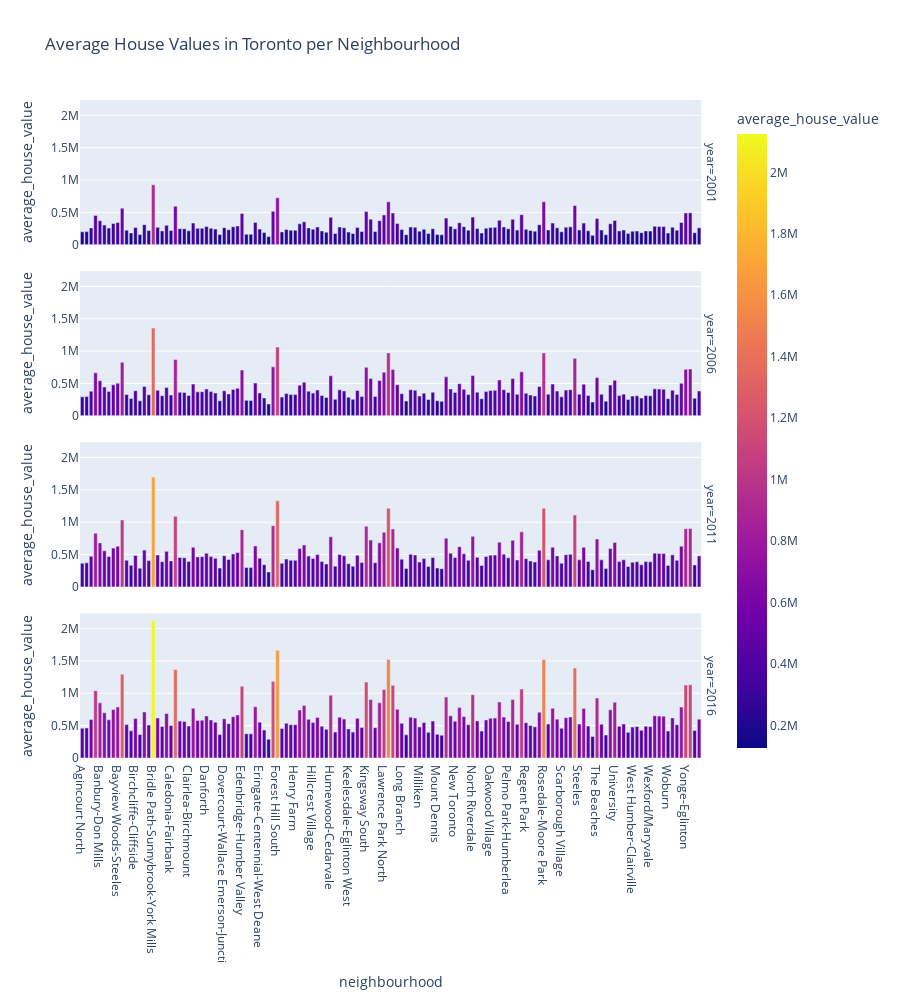

The cell this chart's notebook holds for it:
### Markdown cell above
## Cost Analysis - Optional Challenge

In this section, you will use Plotly express to a couple of plots that investors can interactively filter and explore various factors related to the house value of the Toronto's neighbourhoods. 

### Create a bar chart row facet to plot the average house values for all Toronto's neighbourhoods per year

### Code cell
to_data_year = to_data.reset_index().copy()
fig = px.bar(
    to_data_year, 
    x="neighbourhood", 
    y="average_house_value",
    #ylabel="Avg. House Value",
    color="average_house_value", 
    facet_row="year",
    facet_row_spacing=0.04,
    facet_col_spacing=0.04,
    height=1000, width=900,
    title="Average House Values in Toronto per Neighbourhood")
fig.show()

### Figure 1 — Plotly figure (JSON) as saved in the notebook; plotly's stock layout.template omitted (floating-point values rounded to 4 significant figures; data arrays with more than 128 entries replaced by an {"elided": "..."} marker saying what was removed)
{"data": [{"alignmentgroup": "True", "hovertemplate": "year=2001<br>neighbourhood=%{x}<br>average_house_value=%{marker.color}<extra></extra>", "legendgroup": "", "marker": {"color": {"elided": "140 int values"}, "coloraxis": "coloraxis"}, "name": "", "offsetgroup": "", "orientation": "v", "showlegend": false, "textposition": "auto", "type": "bar", "x": {"elided": "140 str values"}, "xaxis": "x4", "y": {"elided": "140 int values"}, "yaxis": "y4"}, {"alignmentgroup": "True", "hovertemplate": "year=2006<br>neighbourhood=%{x}<br>average_house_value=%{marker.color}<extra></extra>", "legendgroup": "", "marker": {"color": {"elided": "140 int values"}, "coloraxis": "coloraxis"}, "name": "", "offsetgroup": "", "orientation": "v", "showlegend": false, "textposition": "auto", "type": "bar", "x": {"elided": "140 str values"}, "xaxis": "x3", "y": {"elided": "140 int values"}, "yaxis": "y3"}, {"alignmentgroup": "True", "hovertemplate": "year=2011<br>neighbourhood=%{x}<br>average_house_value=%{marker.color}<extra></extra>", "legendgroup": "", "marker": {"color": {"elided": "140 int values"}, "coloraxis": "coloraxis"}, "name": "", "offsetgroup": "", "orientation": "v", "showlegend": false, "textposition": "auto", "type": "bar", "x": {"elided": "140 str values"}, "xaxis": "x2", "y": {"elided": "140 int values"}, "yaxis": "y2"}, {"alignmentgroup": "True", "hovertemplate": "year=2016<br>neighbourhood=%{x}<br>average_house_value=%{marker.color}<extra></extra>", "legendgroup": "", "marker": {"color": {"elided": "140 int values"}, "coloraxis": "coloraxis"}, "name": "", "offsetgroup": "", "orientation": "v", "showlegend": false, "textposition": "auto", "type": "bar", "x": {"elided": "140 str values"}, "xaxis": "x", "y": {"elided": "140 int values"}, "yaxis": "y"}], "layout": {"annotations": [{"font": {}, "showarrow": false, "text": "year=2016", "textangle": 90, "x": 0.98, "xanchor": "left", "xref": "paper", "y": 0.11, "yanchor": "middle", "yref": "paper"}, {"font": {}, "showarrow": false, "text": "year=2011", "textangle": 90, "x": 0.98, "xanchor": "left", "xref": "paper", "y": 0.37, "yanchor": "middle", "yref": "paper"}, {"font": {}, "showarrow": false, "text": "year=2006", "textangle": 90, "x": 0.98, "xanchor": "left", "xref": "paper", "y": 0.63, "yanchor": "middle", "yref": "paper"}, {"font": {}, "showarrow": false, "text": "year=2001", "textangle": 90, "x": 0.98, "xanchor": "left", "xref": "paper", "y": 0.89, "yanchor": "middle", "yref": "paper"}], "barmode": "relative", "coloraxis": {"colorbar": {"title": {"text": "average_house_value"}}, "colorscale": [[0, "#0d0887"], [0.1111, "#46039f"], [0.2222, "#7201a8"], [0.3333, "#9c179e"], [0.4444, "#bd3786"], [0.5556, "#d8576b"], [0.6667, "#ed7953"], [0.7778, "#fb9f3a"], [0.8889, "#fdca26"], [1, "#f0f921"]]}, "height": 1000, "legend": {"tracegroupgap": 0}, "title": {"text": "Average House Values in Toronto per Neighbourhood"}, "width": 900, "xaxis": {"anchor": "y", "autorange": true, "domain": [0, 0.98], "range": [-0.5, 139.5], "title": {"text": "neighbourhood"}, "type": "category"}, "xaxis2": {"anchor": "y2", "autorange": true, "domain": [0, 0.98], "matches": "x", "range": [-0.5, 139.5], "showticklabels": false, "type": "category"}, "xaxis3": {"anchor": "y3", "autorange": true, "domain": [0, 0.98], "matches": "x", "range": [-0.5, 139.5], "showticklabels": false, "type": "category"}, "xaxis4": {"anchor": "y4", "autorange": true, "domain": [0, 0.98], "matches": "x", "range": [-0.5, 139.5], "showticklabels": false, "type": "category"}, "yaxis": {"anchor": "x", "autorange": true, "domain": [0, 0.22], "range": [0, 2236000.0], "title": {"text": "average_house_value"}, "type": "linear"}, "yaxis2": {"anchor": "x2", "autorange": true, "domain": [0.26, 0.48], "matches": "y", "range": [0, 2236000.0], "title": {"text": "average_house_value"}, "type": "linear"}, "yaxis3": {"anchor": "x3", "autorange": true, "domain": [0.52, 0.74], "matches": "y", "range": [0, 2236000.0], "title": {"text": "average_house_value"}, "type": "linear"}, "yaxis4": {"anchor": "x4", "autorange": true, "domain": [0.78, 1], "matches": "y", "range": [0, 2236000.0], "title": {"text": "average_house_value"}, "type": "linear"}}}
